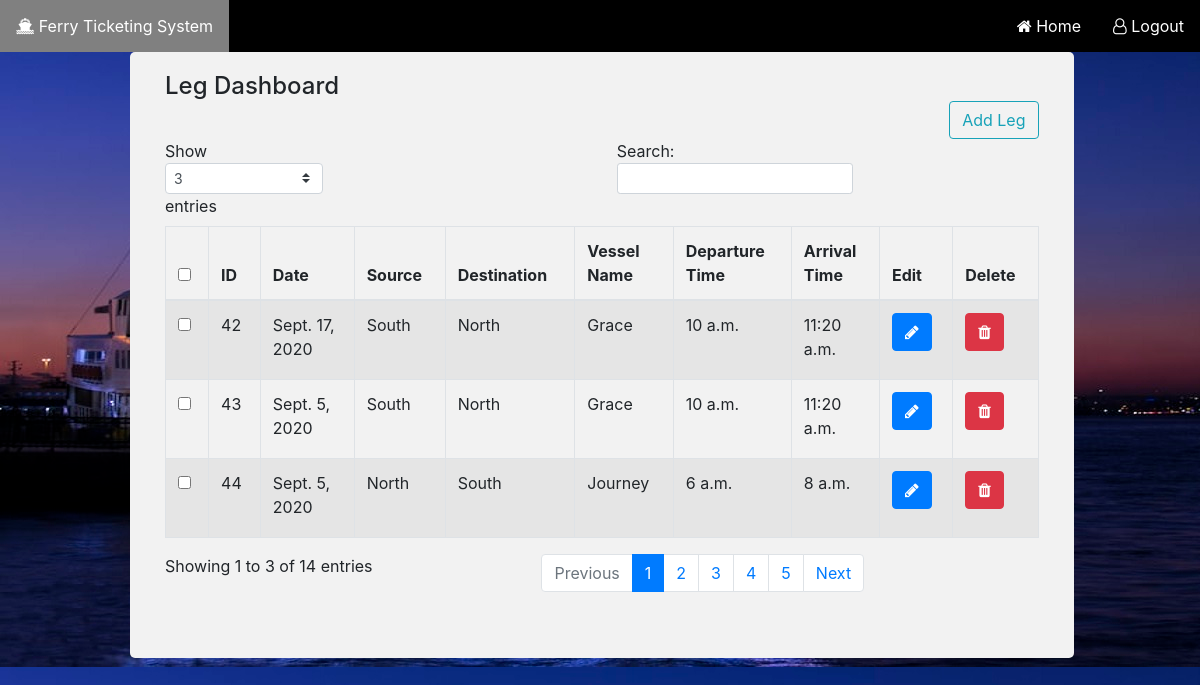
Page /leg_dashboard/ on the committed database.
### leg/models.py (models this page shows)
class Leg(models.Model):
    date = models.DateField()
    day = models.CharField(max_length=20, null=True)
    run_id = models.PositiveSmallIntegerField()
    source = models.CharField(max_length=20, null=True)
    destination = models.CharField(max_length=20, null=True)
    vessel_name = models.CharField(max_length=20, null=True)
    departure_time = models.TimeField(null=True)
    arrival_time = models.TimeField(null=True)
    PASS = models.DecimalField(null=True, max_digits=10, decimal_places=2)
    PARS = models.DecimalField(null=True, max_digits=10, decimal_places=2)
    PCSS = models.DecimalField(null=True, max_digits=10, decimal_places=2)
    PCRS = models.DecimalField(null=True, max_digits=10, decimal_places=2)
    max_seats = models.PositiveIntegerField(null=True)
    sold_seats = models.PositiveIntegerField(null=True)
    available_seats = models.PositiveIntegerField(null=True)
    cancelled_status =models.BooleanField(default=False,null=True)

### leg/views.py (the view)
# urls.py: path('leg_dashboard/',get_leg,name='leg_dashboard'),
def get_leg(request):
    all_legs = Leg.objects.all()
    return render(request,"leg_dashboard.html",{'all_legs':all_legs})

### templates/leg_dashboard.html (shortened to what this page needs)
{% extends 'admin_base.html'%}
{% block content %}
<body>
<div class="form" >
    <div class='container'>
        <div class='row'>
        <div class="col-md-12">
        <h4>Leg Dashboard
            <div><a href="{% url 'add_leg' %}" class="btn btn-outline-info pull-right">Add Leg</a></div>
        </h4>
       <br>
        <div class="table-responsive">
            <table id="bootstrapdatatable" class="table table-striped table-bordered" width="100%">
                <thead>
                    <th><input type="checkbox" id="checkall" /></th>
                    <th>ID</th>
                    <th>Date</th>
                    <th>Source</th>
                    <th>Destination</th>
                    <th>Vessel Name</th>
                    <th>Departure Time</th>
                    <th>Arrival Time</th>
                    <th>Edit</th>
                    <th>Delete</th>
                 </thead>
                 <tbody>
                     {% for leg in all_legs %}
                     <tr>
                        <td><input type="checkbox" class="checkthis" /></td>
                        <td>{{ leg.id }}</td>
                        <td>{{ leg.date }}</td>
                        <td>{{ leg.source }}</td>
                        <td>{{ leg.destination }}</td>
                        <td>{{ leg.vessel_name }}</td>
                        <td>{{ leg.departure_time }}</td>
                        <td>{{ leg.arrival_time }}</td>
                        <td><p data-placement="top" data-toggle="tooltip" title="Edit"><a href="/edit_leg/{{ leg.id }}" class="btn btn-primary btn-xs" data-title="Edit" ><span><i class="fa fa-pencil" aria-hidden="true"></span></i></a></p></td>
                        <td><p data-placement="top" data-toggle="tooltip" title="Edit"><a href="/delete_leg/{{ leg.id }}" class="btn btn-danger btn-xs" data-title="Delete" ><span><i class="fa fa-trash" aria-hidden="true"></span></i></a></p></td>
                    </tr>
                     {% endfor %}
                 </tbody>
            </table>
        </div>
    </div>
</div>
</body>
{% endblock %}

### templates/admin_base.html (style rules this page uses)
body { background-image: url("/static/photo.jpeg"); }

### templates/leg_dashboard.html (style rules this page uses)
body { background-image: url("/static/photo.jpeg"); }
.form { border-radius: 5px; background-color: #f2f2f2; padding: 20px; width:85%; margin-left:85px; padding-bottom:50px; }

### rows in the picture
Leg: id "42", date "Sept. 17, 2020", source "South", destination "North", vessel_name "Grace", departure_time "10 a.m.", arrival_time "11:20 a.m."
Leg: id "43", date "Sept. 5, 2020", source "South", destination "North", vessel_name "Grace", departure_time "10 a.m.", arrival_time "11:20 a.m."
Leg: id "44", date "Sept. 5, 2020", source "North", destination "South", vessel_name "Journey", departure_time "6 a.m.", arrival_time "8 a.m."
